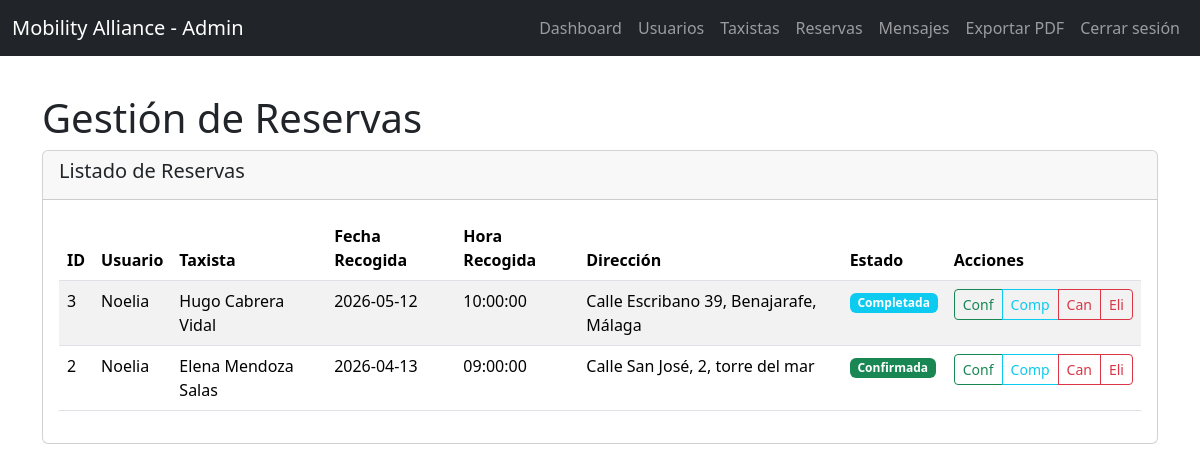
Before: /admin/reservas.php (signed in) with the older database file.
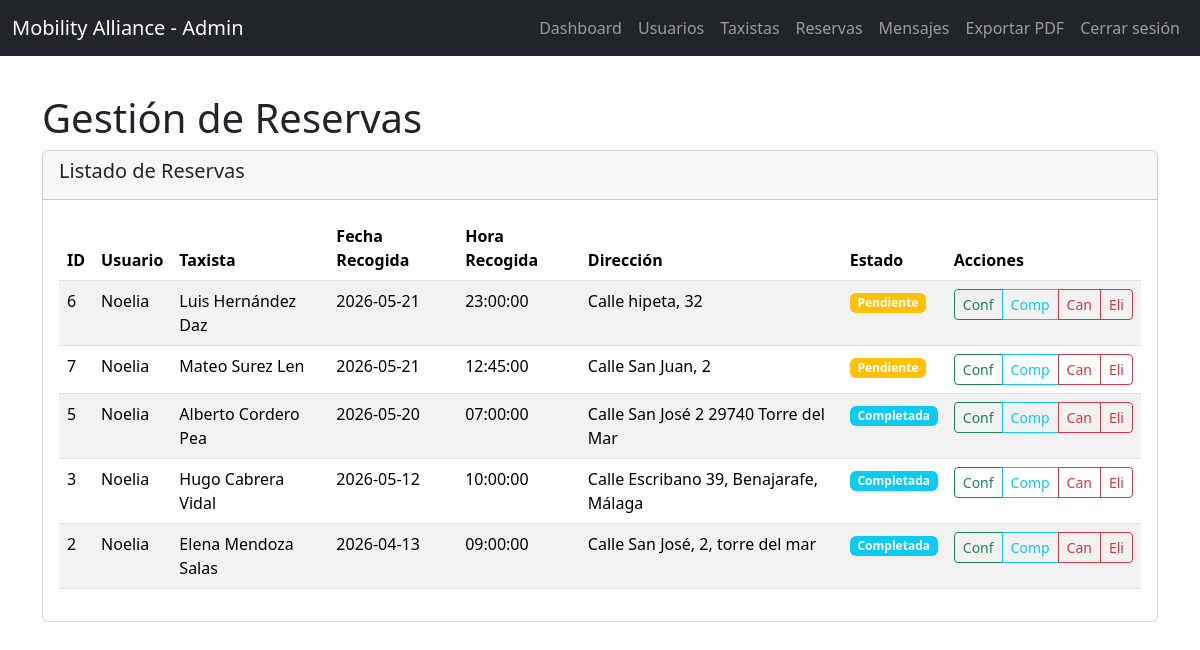
After: the same page with the newer database file.
### tables this page shows
CREATE TABLE `reservas` (
  `id` int(11) NOT NULL,
  `nombre_usuario` varchar(50) NOT NULL,
  `numero_licencia` varchar(50) NOT NULL,
  `fecha_reserva` datetime DEFAULT current_timestamp(),
  `fecha_recogida` date NOT NULL,
  `hora_recogida` time NOT NULL,
  `direccion_recogida` varchar(255) NOT NULL,
  `estado` enum('pendiente','confirmada','completada','cancelada') DEFAULT 'pendiente'
);

CREATE TABLE `usuarios` (
  `nombre_usuario` varchar(50) NOT NULL,
  `nombre` char(10) NOT NULL,
  `apellidos` char(100) DEFAULT NULL,
  `domicilio` varchar(255) DEFAULT NULL,
  `telefono` int(9) DEFAULT NULL,
  `correo_electronico` varchar(150) NOT NULL,
  `clave` varchar(255) NOT NULL,
  `rol` enum('usuario','admin') DEFAULT 'usuario'
);

CREATE TABLE `taxistas` (
  `numero_licencia` varchar(50) NOT NULL,
  `nombre` varchar(50) NOT NULL,
  `apellidos` varchar(100) NOT NULL,
  `telefono` varchar(20) NOT NULL,
  `horario` varchar(50) NOT NULL
);

### admin/reservas.php (the view, shortened to what this page needs)
<?php
require_once '../db_pdo.php';
$stmt = $pdo->query("SELECT r.*, u.nombre as nombre_usuario, u.apellidos, t.nombre as nombre_taxista, t.apellidos as apellidos_taxista
                    FROM reservas r
                    JOIN usuarios u ON r.nombre_usuario = u.nombre_usuario
                    JOIN taxistas t ON r.numero_licencia = t.numero_licencia
                    ORDER BY r.fecha_recogida DESC");
$reservas = $stmt->fetchAll(PDO::FETCH_ASSOC);
?>
<!DOCTYPE html>
<html lang="es">
<head>
    <link href="../bootstrap-5.3.8-dist/css/bootstrap.min.css" rel="stylesheet">
    <link href="../css/admin.css" rel="stylesheet">
</head>
<body>
<nav class="navbar navbar-expand-lg navbar-dark bg-dark fixed-top">
    <div class="container-fluid">
        <a class="navbar-brand" href="index.php">Mobility Alliance - Admin</a>
        <div class="collapse navbar-collapse" id="navbarNav">
            <ul class="navbar-nav ms-auto">
                <li class="nav-item"><a class="nav-link" href="index.php">Dashboard</a></li>
                <li class="nav-item"><a class="nav-link" href="usuarios.php">Usuarios</a></li>
                <li class="nav-item"><a class="nav-link" href="taxistas.php">Taxistas</a></li>
                <li class="nav-item"><a class="nav-link" href="reservas.php">Reservas</a></li>
                <li class="nav-item"><a class="nav-link" href="mensajes.php">Mensajes</a></li>
                <li class="nav-item"><a class="nav-link" href="exportar_pdf.php">Exportar PDF</a></li>
                <li class="nav-item"><a class="nav-link" href="../login/logout.php">Cerrar sesión</a></li>
            </ul>
        </div>
    </div>
</nav>
<div class="container mt-4">
    <h1>Gestión de Reservas</h1>
    <div class="card">
        <div class="card-header">
            <h5>Listado de Reservas</h5>
        </div>
        <div class="card-body">
            <div class="table-responsive">
                <table class="table table-striped">
                    <thead>
                        <tr>
                            <th>ID</th>
                            <th>Usuario</th>
                            <th>Taxista</th>
                            <th>Fecha Recogida</th>
                            <th>Hora Recogida</th>
                            <th>Dirección</th>
                            <th>Estado</th>
                            <th>Acciones</th>
                        </tr>
                    </thead>
                    <tbody>
                        <?php foreach ($reservas as $reserva): ?>
                            <tr>
                                <td><?= htmlspecialchars($reserva['id']) ?></td>
                                <td><?= htmlspecialchars($reserva['nombre_usuario']) ?></td>
                                <td><?= htmlspecialchars($reserva['nombre_taxista'] . ' ' . $reserva['apellidos_taxista']) ?></td>
                                <td><?= htmlspecialchars($reserva['fecha_recogida']) ?></td>
                                <td><?= htmlspecialchars($reserva['hora_recogida']) ?></td>
                                <td><?= htmlspecialchars($reserva['direccion_recogida']) ?></td>
                                <td>
                                    <span class="badge bg-<?= $reserva['estado'] === 'confirmada' ? 'success' : ($reserva['estado'] === 'completada' ? 'info' : ($reserva['estado'] === 'cancelada' ? 'danger' : 'warning')) ?>">
                                        <?= ucfirst(htmlspecialchars($reserva['estado'])) ?>
                                    </span>
                                </td>
                                <td>
                                    <div class="btn-group btn-group-sm" role="group">
                                        <a href="reservas.php?cambiar_estado=<?= $reserva['id'] ?>&estado=confirmada" class="btn btn-outline-success" title="Confirmar">Conf</a>
                                        <a href="reservas.php?cambiar_estado=<?= $reserva['id'] ?>&estado=completada" class="btn btn-outline-info" title="Completada">Comp</a>
                                        <a href="reservas.php?cambiar_estado=<?= $reserva['id'] ?>&estado=cancelada" class="btn btn-outline-danger" title="Cancelar">Can</a>
                                        <a href="reservas.php?eliminar=<?= $reserva['id'] ?>" class="btn btn-outline-danger" onclick="return confirm('¿Estás seguro?')">Eli</a>
                                    </div>
                                </td>
                            </tr>
                        <?php endforeach; ?>
                    </tbody>
                </table>
            </div>
        </div>
    </div>
</div>
</body>
</html>

Changed rows visible on the page:
added reservas: id "6", nombre_usuario.nombre "Noelia", numero_licencia.apellidos "Luis Hernández Daz", fecha_recogida "2026-05-21", hora_recogida "23:00:00", direccion_recogida "Calle hipeta, 32", estado "Pendiente"
added reservas: id "7", nombre_usuario.nombre "Noelia", numero_licencia.apellidos "Mateo Surez Len", fecha_recogida "2026-05-21", hora_recogida "12:45:00", direccion_recogida "Calle San Juan, 2", estado "Pendiente"
added reservas: id "5", nombre_usuario.nombre "Noelia", numero_licencia.apellidos "Alberto Cordero Pea", fecha_recogida "2026-05-20", hora_recogida "07:00:00", direccion_recogida "Calle San José 2 29740 Torre del Mar", estado "Completada"
changed reservas "Calle San José, 2, torre del mar": estado "Confirmada" → "Completada"
